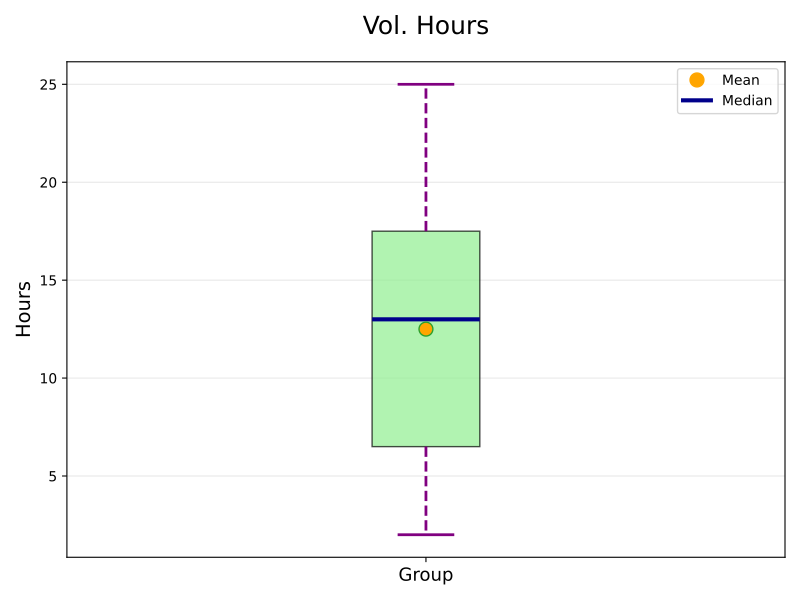

Here is the Python script that generated this plot:
import matplotlib.pyplot as plt

volunteering_hours = [2, 4, 6, 8, 12, 14, 16, 18, 20, 25]

fig, ax = plt.subplots(figsize=(8, 6))

bp = ax.boxplot(volunteering_hours, vert=True, patch_artist=True, notch=False,
                meanline=False, showmeans=True, meanprops=dict(marker='o', markerfacecolor='orange', markersize=10))

bp['boxes'][0].set(facecolor='lightgreen', alpha=0.7)

for whisker in bp['whiskers']:
    whisker.set(color='purple', linewidth=2, linestyle="--")

for cap in bp['caps']:
    cap.set(color='purple', linewidth=2)

for median in bp['medians']:
    median.set(color='darkblue', linewidth=3)

for mean in bp['means']:
    mean.set(marker='o', markerfacecolor='orange', markersize=10)

ax.set_title('Vol. Hours', fontsize=18, fontweight='normal', pad=20)
ax.set_ylabel('Hours', fontsize=14)
ax.set_xticklabels(['Group'], fontsize=13)

ax.yaxis.grid(True, linestyle='-', alpha=0.3)

mean_legend = plt.Line2D([], [], color='orange', marker='o', linestyle='None', markersize=10, label='Mean')
median_legend = plt.Line2D([], [], color='darkblue', linestyle='-', linewidth=3, label='Median')
ax.legend(handles=[mean_legend, median_legend], loc='upper right')

plt.tight_layout()
plt.show()
